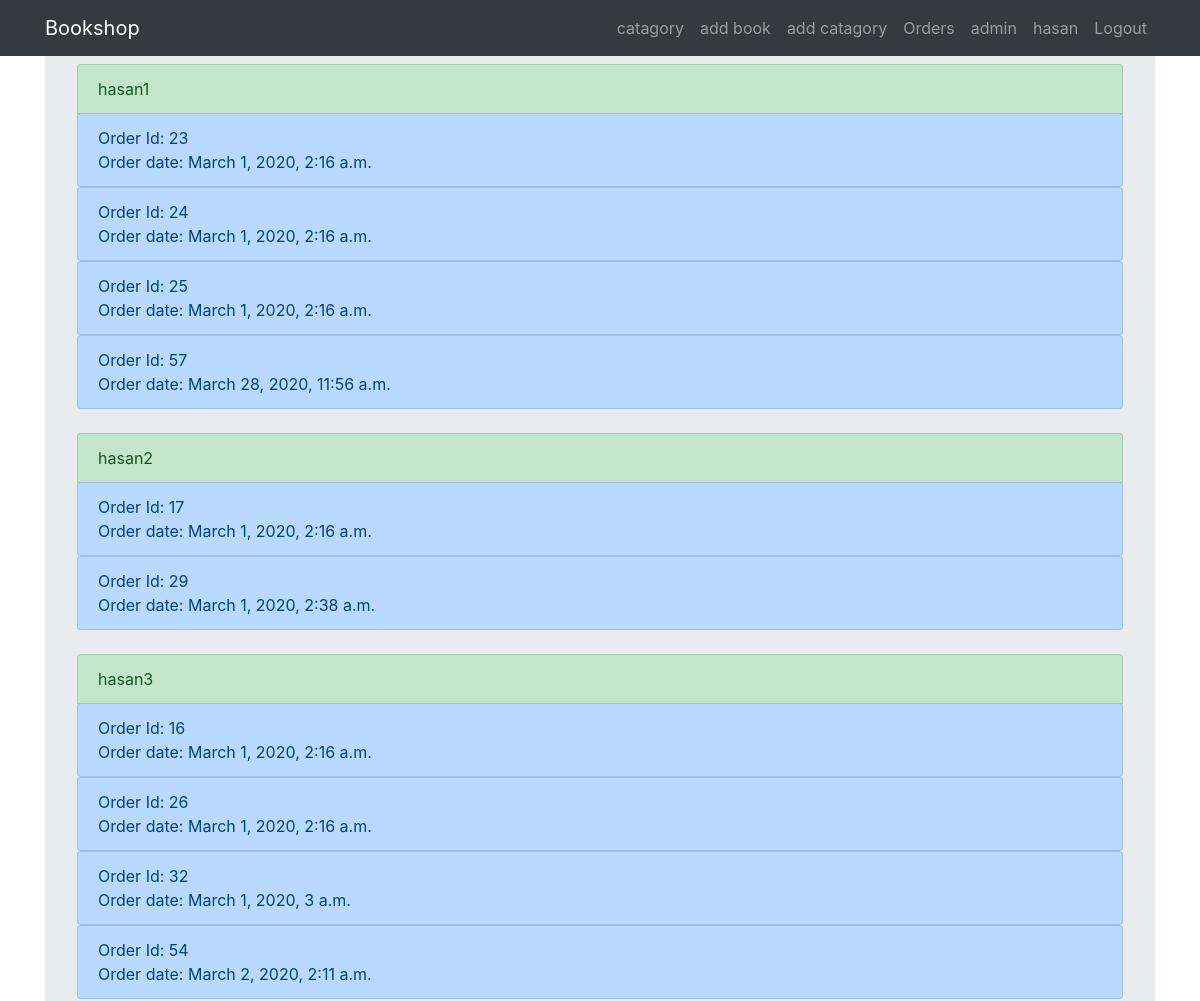
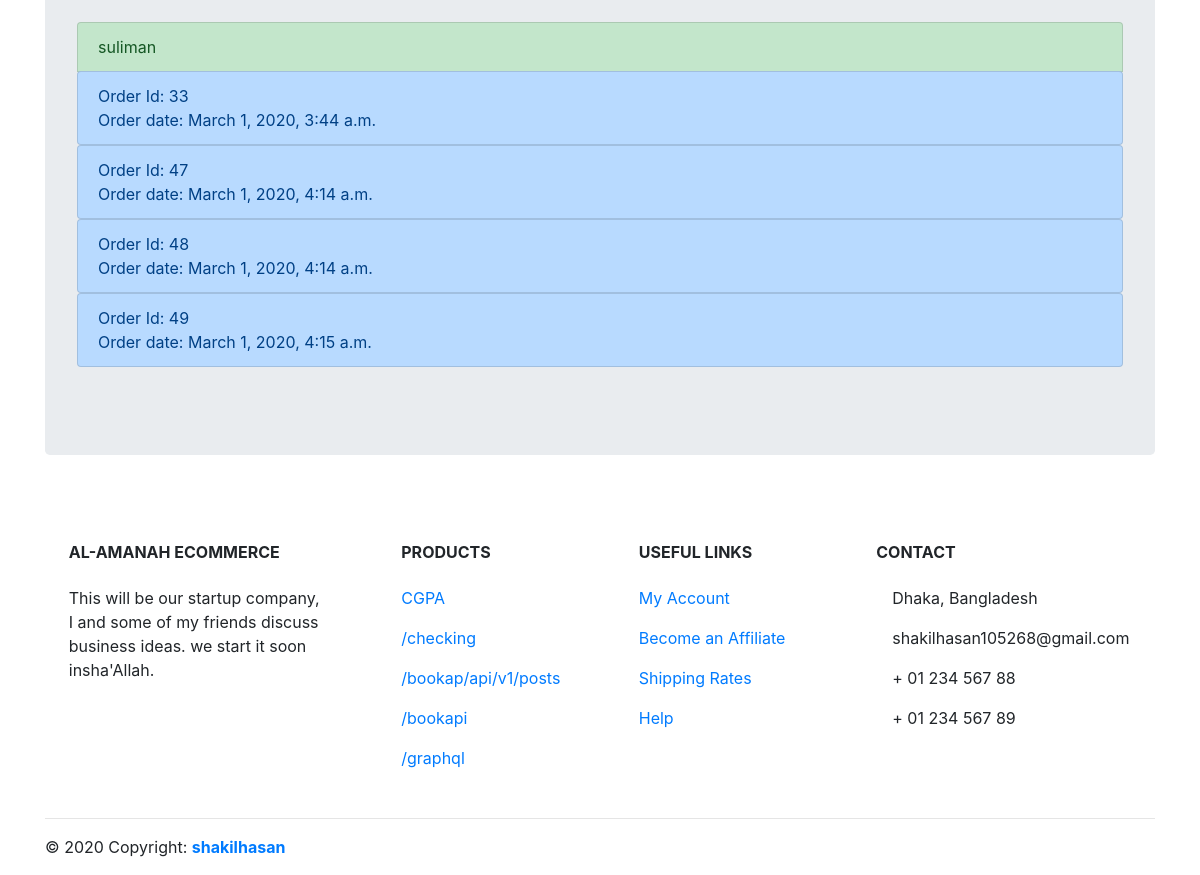
The page /order (signed in) on the database as committed earlier (2 pictures, top to bottom).
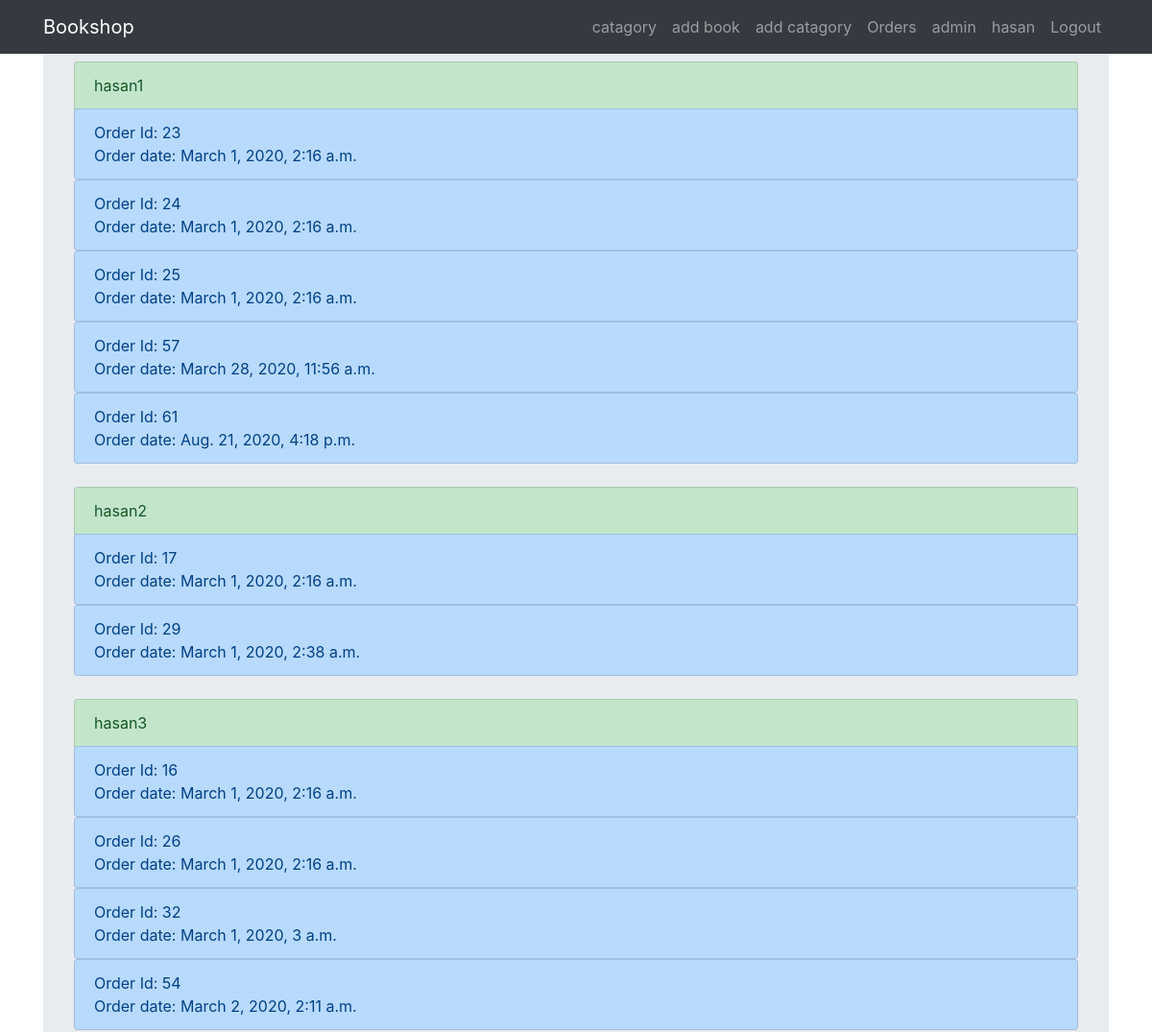
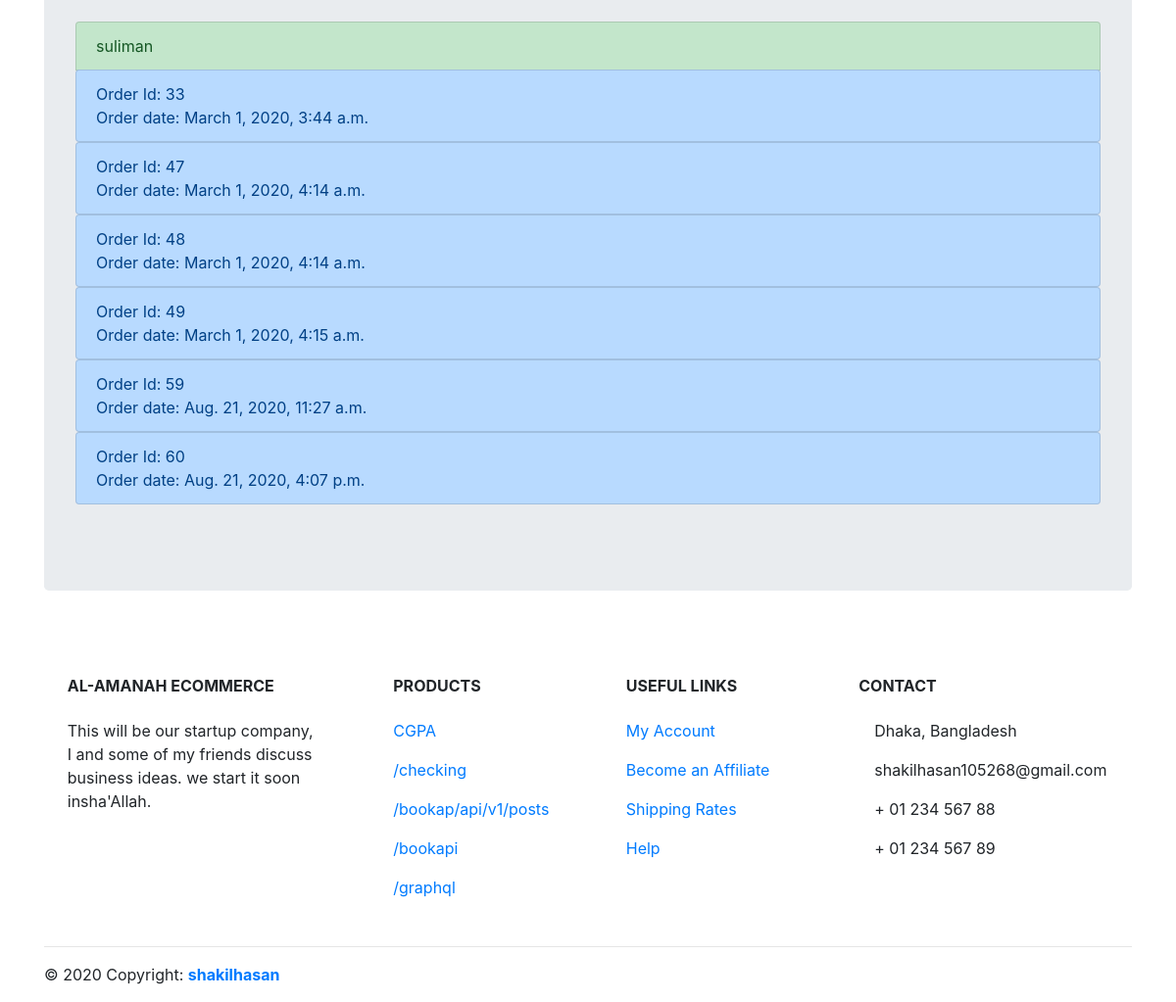
The same page on the database as committed later (2 pictures, top to bottom).
### buy/models.py (models this page shows, shortened)
class Order(models.Model):
    user = models.ForeignKey(User, on_delete=models.CASCADE, blank=True, null=True)
    name = models.CharField(max_length=100,default=1)
    phone = models.CharField(max_length=100,default=1)
    aphone =models.CharField(max_length=100,default=1)
    country = models.CharField(max_length=100,default=1)
    district = models.CharField(max_length=100,default=1)
    thana = models.CharField(max_length=100,default=1)
    address = models.CharField(max_length=1000,default=1)
    total = models.IntegerField(default=1)
    date = models.DateTimeField(auto_now=True)

### buy/views.py (the view)
# urls.py: path('order', views.order, name='order'),
def order(request):
    template = loader.get_template('buy/order.html')
    if request.user.is_superuser:
        order = Order.objects.all()
        u = User.objects.all()
        context = {'order':order,'u':u}
        return HttpResponse(template.render(context, request))

### buy/templates/buy/order.html
{% extends 'base.html' %}
{% load static %}
{% block content %}
{% for u in u %}
{% if not u.is_superuser %}
<ul class="list-group">
 <li class="list-group-item list-group-item-success" href="#" >{{u.username}}</li>
      {% for order in order %}
       {% if order.user == u %}
        <div class="list-group">
            <a href="{% url 'order_detail' order.id %}" class="list-group-item list-group-item-action list-group-item-primary">
            Order Id: {{order.id}} <br>Order date: {{order.date}} </a>
          </div>
        {% endif %}
    {% endfor %}
</ul>
<br>
{% endif %}
{% endfor %}
{% endblock %}

Rows that differ between the two databases and show on the page:
added Order: id "61", date "Aug. 21, 2020, 4:18 p.m."
added Order: id "59", date "Aug. 21, 2020, 11:27 a.m."
added Order: id "60", date "Aug. 21, 2020, 4:07 p.m."
